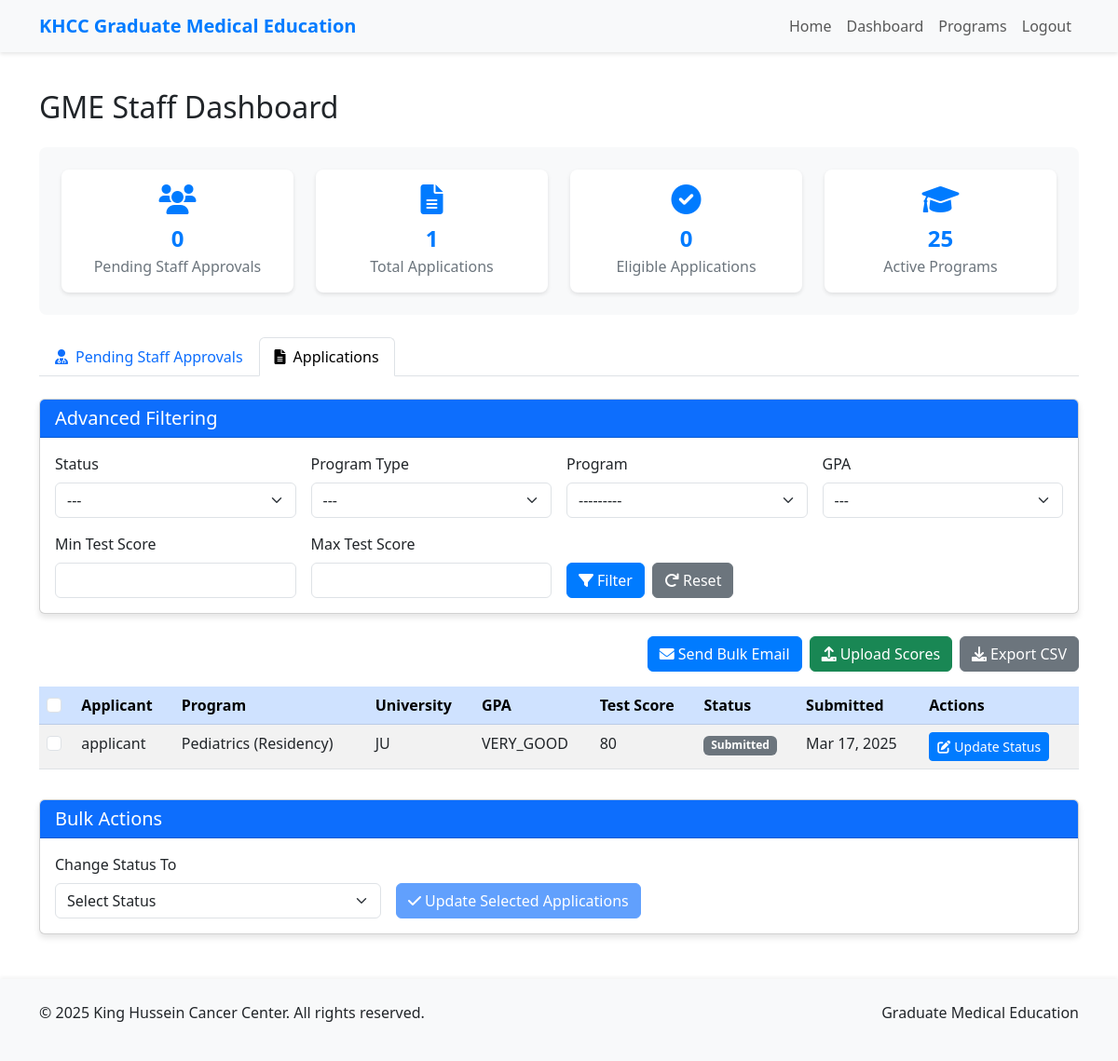
/dashboard/ (signed in), run on the app's committed database.
### users/models.py (models this page shows, shortened)
class Application(models.Model):
    STATUS_CHOICES = (
        ('DRAFT', 'Draft'),
        ('SUBMITTED', 'Submitted'),
        ('ELIGIBLE', 'Eligible'),
        ('NOT_ELIGIBLE', 'Not Eligible'),
        ('APPROVED', 'Approved'),
        ('REJECTED', 'Rejected'),
        ('INVITED_FOR_INTERVIEW', 'Invited for Interview'),
    )
    GPA_CHOICES = (
        ('SATISFACTORY', 'Satisfactory'),
        ('GOOD', 'Good'),
        ('VERY_GOOD', 'Very Good'),
        ('EXCELLENT', 'Excellent'),
    )
    applicant = models.ForeignKey(User, on_delete=models.CASCADE, related_name='applications')
    program = models.ForeignKey(Program, on_delete=models.CASCADE, related_name='applications')
    university_name = models.CharField(max_length=100)
    gpa = models.CharField(max_length=20, choices=GPA_CHOICES)
    def national_id_upload_path(instance, filename):
        ext = filename.split('.')[-1]
        filename = f"{instance.applicant.username}_{uuid4().hex}.{ext}"
        return os.path.join('documents', 'national_id', filename)
    def cv_upload_path(instance, filename):
        ext = filename.split('.')[-1]
        filename = f"{instance.applicant.username}_{uuid4().hex}.{ext}"
        return os.path.join('documents', 'cv', filename)
    def payment_upload_path(instance, filename):
        ext = filename.split('.')[-1]
        filename = f"{instance.applicant.username}_{uuid4().hex}.{ext}"
        return os.path.join('documents', 'payment', filename)
    def certificate_upload_path(instance, filename):
        ext = filename.split('.')[-1]
        filename = f"{instance.applicant.username}_{uuid4().hex}.{ext}"
        return os.path.join('documents', 'certificates', filename)
    national_id_document = models.FileField(upload_to=national_id_upload_path)
    cv = models.FileField(upload_to=cv_upload_path)
    payment_receipt = models.FileField(upload_to=payment_upload_path)
    university_certificate = models.FileField(upload_to=certificate_upload_path)
    status = models.CharField(max_length=25, choices=STATUS_CHOICES, default='SUBMITTED')
    created_at = models.DateTimeField(auto_now_add=True)
    updated_at = models.DateTimeField(auto_now=True)
    class Meta:
        unique_together = ('applicant', 'program')

class User(AbstractUser):
    USER_TYPE_CHOICES = (
        ('GME_STAFF', 'GME Staff'),
        ('PROGRAM_DIRECTOR', 'Program Director'),
        ('INTERVIEWER', 'Interviewer'),
        ('APPLICANT', 'Applicant'),
    )
    user_type = models.CharField(max_length=20, choices=USER_TYPE_CHOICES)
    phone_number = models.CharField(max_length=15, blank=True)
    is_approved = models.BooleanField(default=False)
    program = models.ForeignKey('Program', on_delete=models.SET_NULL, null=True, blank=True, related_name='staff_members')

class Program(models.Model):
    PROGRAM_TYPE_CHOICES = (
        ('RESIDENCY', 'Residency'),
        ('FELLOWSHIP', 'Fellowship'),
    )
    STATUS_CHOICES = (
        ('ACTIVE', 'Active'),
        ('INACTIVE', 'Inactive'),
    )
    name = models.CharField(max_length=100, validators=[MinLengthValidator(3)])
    program_type = models.CharField(max_length=20, choices=PROGRAM_TYPE_CHOICES)
    start_date = models.DateField()
    end_date = models.DateField()
    status = models.CharField(max_length=10, choices=STATUS_CHOICES, default='ACTIVE')
    capacity = models.PositiveIntegerField(null=True, blank=True)
    def __str__(self):
        return f"{self.name} ({self.get_program_type_display()})"

class Interview(models.Model):
    FORM_TYPE_CHOICES = (
        ('RESIDENCY', 'Residency'),
        ('FELLOWSHIP', 'Fellowship'),
    )
    application = models.ForeignKey(Application, on_delete=models.CASCADE, related_name='interviews')
    interviewer = models.ForeignKey(User, on_delete=models.CASCADE, related_name='conducted_interviews')
    form_type = models.CharField(max_length=20, choices=FORM_TYPE_CHOICES)
    professional_appearance = models.PositiveSmallIntegerField(default=0)
    interest = models.PositiveSmallIntegerField(default=0)
    behavior = models.PositiveSmallIntegerField(default=0)
    future_plans = models.PositiveSmallIntegerField(default=0)
    personality = models.PositiveSmallIntegerField(default=0)
    handling_emergencies = models.PositiveSmallIntegerField(default=0)
    professional_attitude = models.PositiveSmallIntegerField(default=0)
    knowledge = models.PositiveSmallIntegerField(default=0)
    research = models.PositiveSmallIntegerField(default=0)
    test_score = models.PositiveSmallIntegerField(default=0)
    medical_school_score = models.PositiveSmallIntegerField(default=0)
    tentative_available_date = models.DateField(null=True, blank=True)
    created_at = models.DateTimeField(auto_now_add=True)
    updated_at = models.DateTimeField(auto_now=True)

### users/views.py (the view, shortened to what this page needs)
# urls.py: path('dashboard/', views.dashboard, name='dashboard'),
@login_required
@user_passes_test(is_gme_staff)
def dashboard(request):
    pending_staff = User.objects.filter(is_approved=False).exclude(user_type='APPLICANT')
    applications = Application.objects.exclude(status='DRAFT')
    filter_form = AdvancedFilterForm(request.GET or None)
    programs = Program.objects.all()
    return render(request, 'users/dashboard.html', {
        'pending_staff': pending_staff,
        'applications': applications,
        'programs': programs,
        'filter_form': filter_form
    })

### users/templates/users/dashboard.html (shortened to what this page needs)
{% extends 'users/base.html' %}
{% load widget_tweaks %}
{% block content %}
<h2 class="mb-4">GME Staff Dashboard</h2>
<div class="dashboard-stats">
    <div class="row">
        <div class="col-md-3">
            <div class="stat-card">
                <i class="fas fa-users"></i>
                <div class="stat-value">{{ pending_staff.count }}</div>
                <div class="stat-label">Pending Staff Approvals</div>
            </div>
        </div>
        <div class="col-md-3">
            <div class="stat-card">
                <i class="fas fa-file-alt"></i>
                <div class="stat-value">{{ applications.count }}</div>
                <div class="stat-label">Total Applications</div>
            </div>
        </div>
        <div class="col-md-3">
            <div class="stat-card">
                <i class="fas fa-check-circle"></i>
                <div class="stat-value">{{ applications.eligible.count|default:"0" }}</div>
                <div class="stat-label">Eligible Applications</div>
            </div>
        </div>
        <div class="col-md-3">
            <div class="stat-card">
                <i class="fas fa-graduation-cap"></i>
                <div class="stat-value">{{ programs.count }}</div>
                <div class="stat-label">Active Programs</div>
            </div>
        </div>
    </div>
</div>
<ul class="nav nav-tabs mb-4" id="dashboardTabs" role="tablist">
    <li class="nav-item" role="presentation">
        <button class="nav-link" id="staff-tab" data-bs-toggle="tab" data-bs-target="#staff" type="button" role="tab" aria-controls="staff" aria-selected="false">
            <i class="fas fa-user-md me-2"></i>Pending Staff Approvals
        </button>
    </li>
    <li class="nav-item" role="presentation">
        <button class="nav-link active" id="applications-tab" data-bs-toggle="tab" data-bs-target="#applications" type="button" role="tab" aria-controls="applications" aria-selected="true">
            <i class="fas fa-file-alt me-2"></i>Applications
        </button>
    </li>
</ul>
<div class="tab-content" id="dashboardTabsContent">
    <div class="tab-pane fade show active" id="applications" role="tabpanel" aria-labelledby="applications-tab">
        <div class="card mb-4">
            <div class="card-header bg-primary text-white">
                <h5 class="mb-0">Advanced Filtering</h5>
            </div>
            <div class="card-body">
                <form method="get" class="row g-3">
                    <div class="col-md-3">
                        <label for="{{ filter_form.status.id_for_label }}" class="form-label">Status</label>
                        {{ filter_form.status|add_class:"form-select" }}
                    </div>
                    <div class="col-md-3">
                        <label for="{{ filter_form.program_type.id_for_label }}" class="form-label">Program Type</label>
                        {{ filter_form.program_type|add_class:"form-select" }}
                    </div>
                    <div class="col-md-3">
                        <label for="{{ filter_form.program.id_for_label }}" class="form-label">Program</label>
                        {{ filter_form.program|add_class:"form-select" }}
                    </div>
                    <div class="col-md-3">
                        <label for="{{ filter_form.gpa.id_for_label }}" class="form-label">GPA</label>
                        {{ filter_form.gpa|add_class:"form-select" }}
                    </div>
                    <div class="col-md-3">
                        <label for="{{ filter_form.min_test_score.id_for_label }}" class="form-label">Min Test Score</label>
                        {{ filter_form.min_test_score|add_class:"form-control" }}
                    </div>
                    <div class="col-md-3">
                        <label for="{{ filter_form.max_test_score.id_for_label }}" class="form-label">Max Test Score</label>
                        {{ filter_form.max_test_score|add_class:"form-control" }}
                    </div>
                    <div class="col-md-3 d-flex align-items-end">
                        <button type="submit" class="btn btn-primary me-2">
                            <i class="fas fa-filter me-1"></i>Filter
                        </button>
                        <a href="{% url 'dashboard' %}" class="btn btn-secondary">
                            <i class="fas fa-redo me-1"></i>Reset
                        </a>
                    </div>
                </form>
            </div>
        </div>
        {% if applications %}
            <div class="d-flex justify-content-end mb-3 gap-2">
                <a href="{% url 'bulk_email' %}{% if request.GET %}?{{ request.GET.urlencode }}{% endif %}" class="btn btn-primary">
                    <i class="fas fa-envelope me-1"></i>Send Bulk Email
                </a>
                <a href="{% url 'upload_scores' %}" class="btn btn-success">
                    <i class="fas fa-upload me-1"></i>Upload Scores
                </a>
                <a href="{% url 'export_applications' %}{% if request.GET %}?{{ request.GET.urlencode }}{% endif %}" class="btn btn-secondary">
                    <i class="fas fa-download me-1"></i>Export CSV
                </a>
            </div>
            <form method="post" action="{% url 'bulk_update_status' %}">
                <div class="table-responsive">
                    <table class="table table-striped table-hover">
                        <thead class="table-primary">
                            <tr>
                                <th>
                                    <input type="checkbox" id="select-all" class="form-check-input">
                                </th>
                                <th>Applicant</th>
                                <th>Program</th>
                                <th>University</th>
                                <th>GPA</th>
                                <th>Test Score</th>
                                <th>Status</th>
                                <th>Submitted</th>
                                <th>Actions</th>
                            </tr>
                        </thead>
                        <tbody>
                            {% for application in applications %}
                                <tr>
                                    <td>
                                        <input type="checkbox" name="application_ids" value="{{ application.id }}" class="form-check-input application-checkbox">
                                    </td>
                                    <td>{{ application.applicant.username }}</td>
                                    <td>{{ application.program.name }} ({{ application.program.get_program_type_display }})</td>
                                    <td>{{ application.university_name }}</td>
                                    <td>{{ application.gpa }}</td>
                                    <td>
                                        {% if application.interviews.all %}
                                            {{ application.interviews.first.test_score }}
                                        {% else %}
                                            -
                                        {% endif %}
                                    </td>
                                    <td>
                                        <span class="badge {% if application.status == 'DRAFT' %}bg-warning{% elif application.status == 'SUBMITTED' %}bg-secondary{% elif application.status == 'ELIGIBLE' %}bg-success{% elif application.status == 'NOT_ELIGIBLE' %}bg-danger{% elif application.status == 'APPROVED' %}bg-primary{% elif application.status == 'REJECTED' %}bg-dark{% elif application.status == 'INVITED_FOR_INTERVIEW' %}bg-info{% endif %}">
                                            {{ application.get_status_display }}
                                        </span>
                                    </td>
                                    <td>{{ application.created_at|date:"M d, Y" }}</td>
                                    <td>
                                        <a href="{% url 'update_application_status' application.id %}" class="btn btn-sm btn-primary">
                                            <i class="fas fa-edit me-1"></i>Update Status
                                        </a>
                                    </td>
                                </tr>
                            {% endfor %}
                        </tbody>
                    </table>
                </div>
                <div class="card mt-3">
                    <div class="card-header bg-primary text-white">
                        <h5 class="mb-0">Bulk Actions</h5>
                    </div>
                    <div class="card-body">
                        <div class="row g-3">
                            <div class="col-md-4">
                                <label for="new_status" class="form-label">Change Status To</label>
                                <select name="new_status" id="new_status" class="form-select">
                                    <option value="">Select Status</option>
                                </select>
                            </div>
                            <div class="col-md-4 d-flex align-items-end">
                                <button type="submit" class="btn btn-primary" id="bulk-update-btn" disabled>
                                    <i class="fas fa-check me-1"></i>Update Selected Applications
                                </button>
                            </div>
                        </div>
                    </div>
                </div>
            </form>
        {% else %}
            <div class="alert alert-info">
                <i class="fas fa-info-circle me-2"></i>No applications found matching the criteria.
            </div>
        {% endif %}
    </div>
</div>
{% endblock %}

### data on the page
Application: applicant.username "applicant", program.name "Pediatrics", program.program_type "Residency", university_name "JU", gpa "VERY_GOOD", interviews.first.test_score "80", status "Submitted", created_at "Mar 17, 2025"

### other printed values
{{ pending_staff.count }} "0"
{{ applications.count }} "1"
{{ applications.eligible.count|default:"0" }} "0"
{{ programs.count }} "25"
